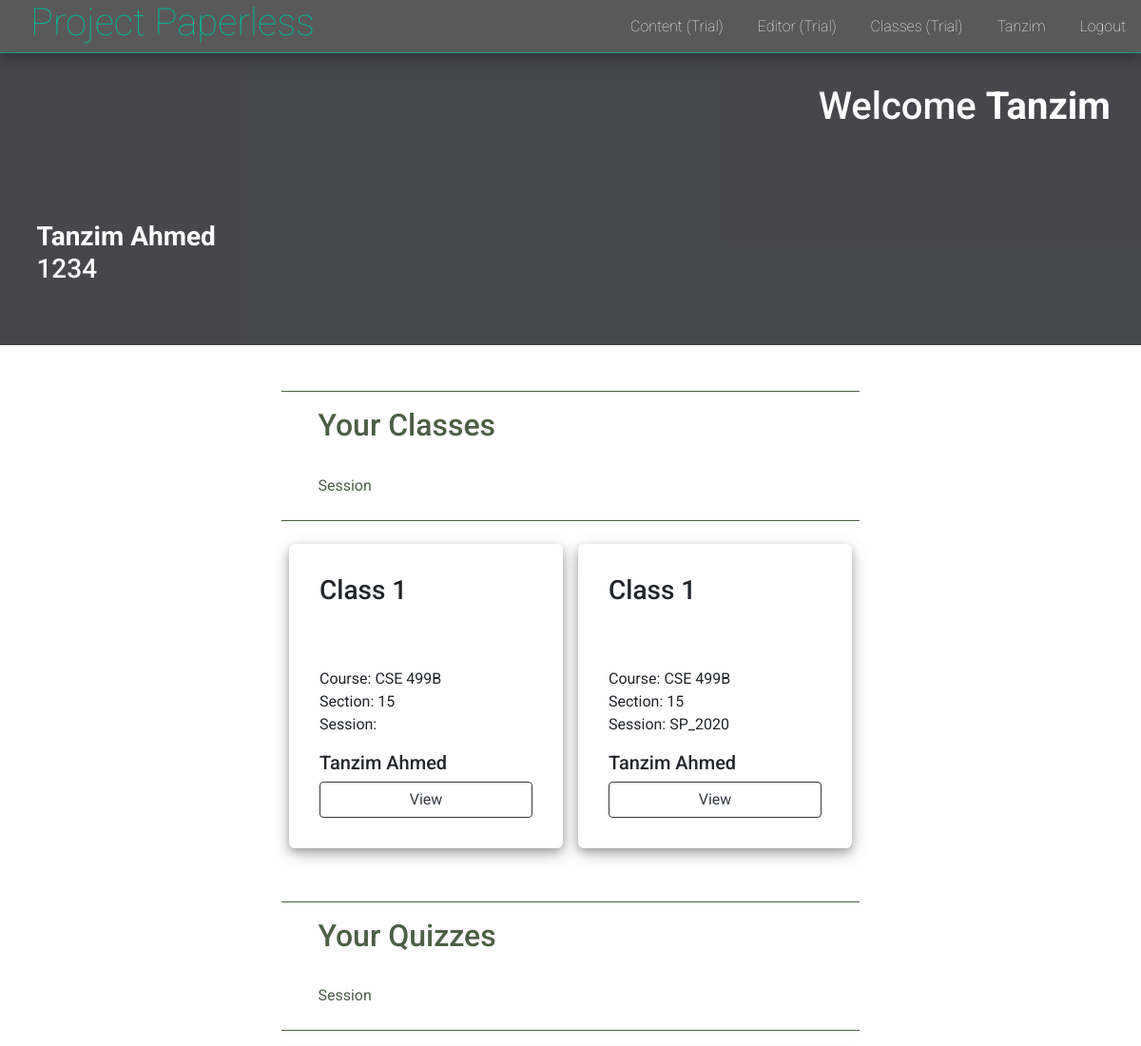
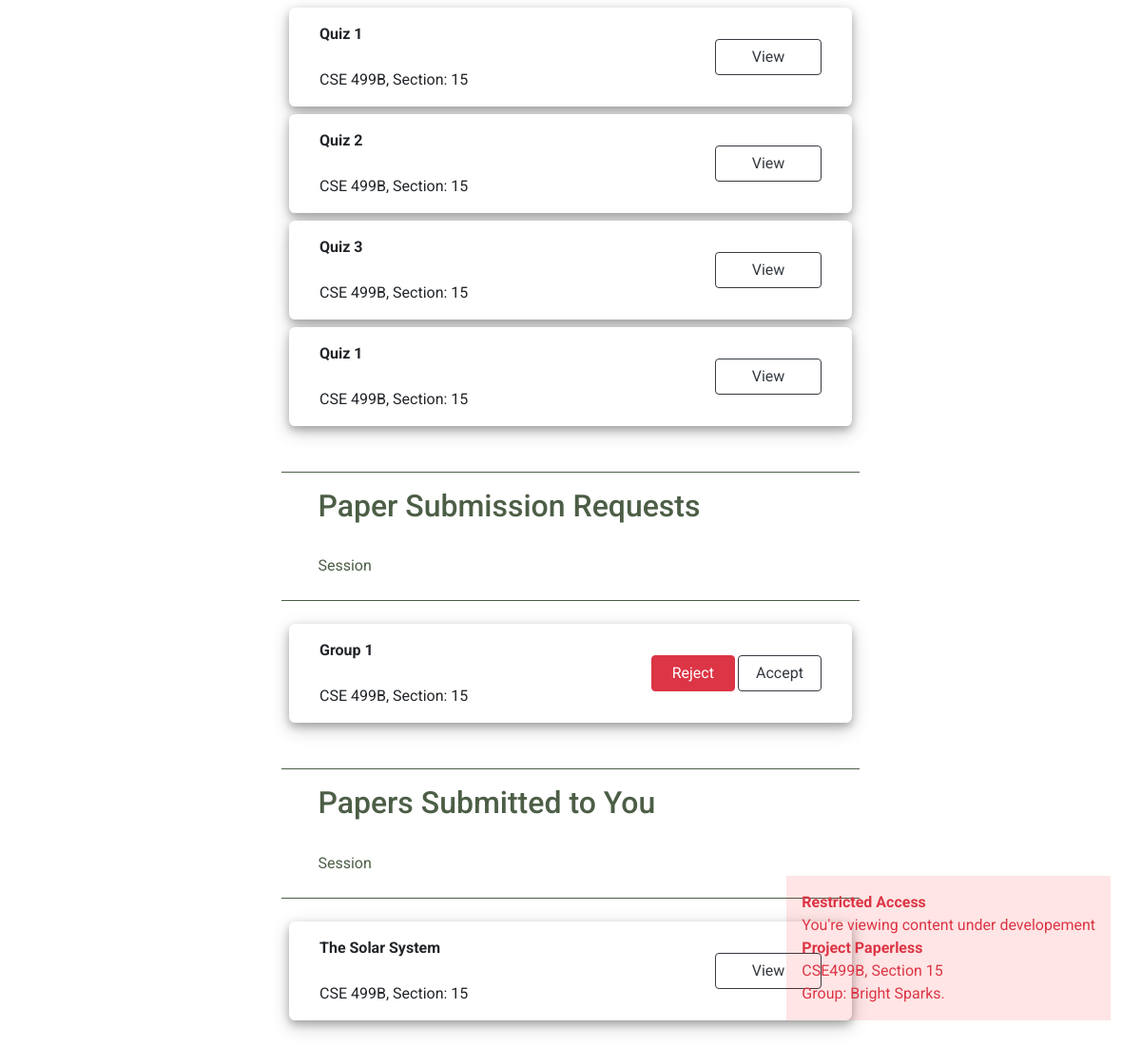
Page /dashboard/ (signed in) on the committed database (2 pictures, top to bottom).
### users/models.py (models this page shows)
class User(AbstractUser):
    username = models.CharField(
        error_messages={'unique': 'A user with that username already exists.'},
        help_text='Required. 10 characters or fewer.',
        max_length=10,
        unique=True,
        primary_key=True,
        validators=[UnicodeUsernameValidator(), MinLengthValidator(3)],
        verbose_name='username')
    is_educator = models.BooleanField(default=False)

### classrooms/models.py (models this page shows, shortened)
class Classroom(models.Model):
    id = models.CharField(max_length=128, primary_key=True)
    name = models.CharField(max_length=128)
    semester = models.CharField(max_length=12)
    course_code = models.CharField(max_length=30)
    section = models.IntegerField()
    students = models.ManyToManyField('users.User', related_name='class_room')
    instructor = models.ForeignKey('users.User', related_name='classroom', on_delete=models.CASCADE)
    class Meta:
        constraints = [
            models.UniqueConstraint(fields=['course_code', 'section', 'semester'], name='unique_classroom')
        ]
    def __str__(self):
        return f'{self.id}_{self.name}'

class Quiz(models.Model):
    title = models.CharField(max_length=128)
    classroom = models.ForeignKey(Classroom, on_delete=models.CASCADE, related_name='quiz')
    students = models.ManyToManyField('users.User', related_name='quizzes', through='Performance')
    is_open = models.BooleanField(default=False)
    is_running = models.BooleanField(default=False)
    is_taken = models.BooleanField(default=False)
    due_date = models.DateField()
    class Meta:
        constraints = [
            models.UniqueConstraint(fields=['classroom', 'title'], name='unique_quiz')
        ]
    def __str__(self):
        return f'{self.title}'

### documents/models.py (models this page shows, shortened)
class Document(models.Model):
    group = models.ForeignKey('learners.Group', on_delete=models.CASCADE, related_name='document')
    title = models.CharField(max_length=250)
    paper = models.FileField(storage=paper_storage, upload_to=user_directory_path)
    information = models.CharField(max_length=250, null=True)
    date_uploaded = models.DateTimeField(auto_now_add=True, editable=False)
    date_updated = models.DateTimeField(auto_now=True)
    def __str__(self):
        return f'Paper: {self.paper.name}, submitted by: {self.group}, to {self.group.instructor}'

### learners/models.py (models this page shows, shortened)
class Group(models.Model):
    course_code = models.CharField(max_length=30)
    section = models.IntegerField()
    name = models.CharField(max_length=128)
    status = models.CharField(max_length=12)
    instructor = models.ForeignKey('users.User', related_name='submission_group', on_delete=models.CASCADE)
    members = models.ManyToManyField('users.User')
    class Meta:
        constraints = [
            models.UniqueConstraint(fields=['course_code', 'section', 'name'], name='unique_group')
        ]
    def __str__(self):
        return f'{self.course_code}.{self.section}_{self.name}'

### users/views.py (the view, shortened to what this page needs)
# urls.py: path('dashboard/', DashboardView.as_view(), name='dashboard'),
class DashboardView(UserViews):
    def teacher_view(self):
        return teacher_dashboard(self.request)

### educators/views.py (called while the page is built)
@login_required(login_url='users:login')
def dashboard(request):
    groups = request.user.group_set.all()
    classrooms = request.user.classroom.all()
    quizzes = []
    papers = []
    paper_requests = []
    for group in groups:
        if group.status == 'ACCEPTED':
            for paper in group.document.all():
                papers.append(paper)
        elif group.status == 'REQUESTED':
            for paper in group.document.all():
                paper_requests.append(paper)
    for classroom in classrooms:
        for quiz in classroom.quiz.all():
            quizzes.append(quiz)
    context = {
        'classrooms': classrooms,
        'quizzes': quizzes,
        'groups': groups,
        'papers': papers,
        'paper_requests': paper_requests
    }
    print(context)
    return render(request, 'educators/dashboard.html', context)

### project_paperless/utils.py (called while the page is built)
    @method_decorator(login_required(login_url='users:login'))
    def get(self, request):
        self.request = request
        return self.user_view()

    def user_view(self):
        if self.request.user.is_educator:
            return self.teacher_view()
        else:
            return self.student_view()

### templates/educators/dashboard.html
{% extends 'layout.html' %}
{% block body %}
<div class="user_dashboard">
  <div class="header container">
    <div class="text-right welcome">
      <h1>Welcome <strong>{{ request.user.first_name }}</strong></h1>
    </div>
    <div class="user_info">
      <h3>
        <strong>{{ request.user.get_full_name }}</strong>
        <br>
        {{ request.user.username }}
      </h3>
    </div>
  </div>
  <div class="dashboard container">
    <div class="area">
      <div class="area_header">
        <h2> Your Classes </h2>
        <br>
        <p>Session</p>
      </div>
      <div class="card_container">
        {% for classroom in classrooms %}
          <div class="items_card">
            <div class="items">
              <h3>{{ classroom.name }}</h3>
              <div class="card_info">
                <p>
                  Course: {{ classroom.course_code }} <br>
                  Section: {{ classroom.section }} <br>
                  Session: {{ classroom.semester }} <br>
                </p>
                <h5>{{ classroom.instructor.get_full_name }}</h5>
                <a href="{% url 'classrooms:show' classroom.id %}" class="btn btn-outline-dark">View</a>
              </div>
            </div>
          </div>
        {% endfor %}
      </div>
    </div>
    <div class="area">
      <div class="area_header">
        <h2> Your Quizzes </h2>
        <br>
        <p>Session</p>
      </div>
      <div class="card_container">
        {% for quiz in quizzes %}
          <div class="items_card items_card_fluid paper_list">
            <div class="items">
              <p>
                <strong>{{ quiz.title }}</strong>
                <br>
                <br>
                {{ quiz.classroom.course_code }},
                Section: {{ quiz.classroom.section }}
              </p>
              <div class="text-right">
                <a href="{% url 'classrooms:show_quiz' quiz.classroom.id quiz.id %}" class="btn btn-outline-dark">
                  View
                </a>
              </div>
            </div>
          </div>
        {% endfor %}
      </div>
    </div>
    <div class="area">
      <div class="area_header">
        <h2> Paper Submission Requests </h2>
        <br>
        <p>Session</p>
      </div>
      <div class="card_container">
        {% for paper in papers %}
          <div class="items_card items_card_fluid paper_list">
            <div class="items">
              <p>
                <strong>{{ paper.group.name }}</strong>
                <br>
                <br>
                {{ paper.group.course_code }},
                Section: {{ paper.group.section }}
              </p>
              <div class="text-right paper_request_buttons">
                <a href="" class="btn btn-danger">Reject</a>
                <a href="" class="btn btn-outline-dark">Accept</a>
              </div>
            </div>
          </div>
        {% endfor %}
      </div>
    </div>
    <div class="area">
      <div class="area_header">
        <h2> Papers Submitted to You </h2>
        <br>
        <p>Session</p>
      </div>
      <div class="card_container">
        {% for paper in papers %}
          <div class="items_card items_card_fluid paper_list">
            <div class="items">
              <p>
                <strong>{{ paper.title }}</strong>
                <br>
                <br>
                {{ paper.group.course_code }},
                Section: {{ paper.group.section }}
              </p>
              <div class="text-right">
                <a href="" class="btn btn-outline-dark"> View</a>
              </div>
            </div>
          </div>
        {% endfor %}
      </div>
    </div>
  </div>
</div>
{% endblock %}

### templates/includes/_navbar.html
<nav id="navigation_bar">
  <h1 id="logo"><a href="/">Project Paperless</a></a></h1>
  <div id="navigation_links">
    <ul>
      <li><a href="/content/">Content (Trial)</a></li>
      <li><a href="/content/editor/">Editor (Trial)</a></li>
      {% if request.user.is_authenticated %}
        <li><a href="/classroom/">Classes (Trial)</a></li>
        <li><a href="/dashboard/">{{ request.user.first_name }}</a></li>
        <li><a href="/logout/">Logout</a></li>
      {% else %}
        <li><a href="/login/">Login</a></li>
        <li><a href="/student/register/">Register</a></li>
      {% endif %}
    </ul>
  </div>
</nav>

### static/style.css (style rules this page uses)
body { margin: 0; padding: 0; font-family: 'Roboto', sans-serif; }
nav { position: fixed; top: 0; background-color: rgba(48, 48, 48, 0.8); border-bottom: 1px solid rgba(0, 184, 148,0.8); box-shadow: 0 4px 8px 0 rgba(0, 0, 0, 0.2), 0 6px 20px 0 rgba(0, 0, 0, 0.19); width: 100%; height: 3.5rem; z-index: 7; }
#logo { display: inline-block; height: 3.5rem; padding-left: 2rem; padding-right: 2rem; }
#logo a { color: #00b894; text-decoration: none; font-weight: 100; }
#navigation_links { display: inline-block; position: absolute; height: 3.5rem; right: 0; }
#navigation_links li { display: inline-block; vertical-align: middle; padding: 1rem; margin: 0; }
#navigation_links a { color: white; font-weight: 100; }
.user_dashboard { position: relative; width: 100%; min-height: 100vh; padding-top: 3.5rem; }
.user_dashboard .header { width: 100%; padding-top: 2rem; padding-bottom: 2rem; margin-bottom: 1rem; background-color: rgb(39, 40, 44); color: white; opacity: 0.85; }
.user_dashboard .welcome { padding-right: 2rem; }
.user_dashboard .dashboard { display: flex; flex-wrap: wrap; justify-content: center; padding-top: 1rem; }
.user_dashboard .container { max-width: 1275px; padding-left: 0; padding-right: 0; }
.header .user_info { position: relative; margin-top: 5rem; width: 100%; padding: 1rem 2.4rem 0.5rem 2.4rem; margin-bottom: 1rem; }
.dashboard .area { width: 38rem; margin: 1rem 0.5%; padding-bottom: 1rem; }
.dashboard .area_header { width: 100%; padding: 1rem 2.4rem 0.5rem 2.4rem; margin-bottom: 1rem; border-top: 1px solid rgb(76, 94, 70); border-bottom: 1px solid rgb(76, 94, 70); color: rgb(76, 94, 70); }
.dashboard .card_container { display: flex; flex-wrap: wrap; justify-content: center; align-content: space-between; }
.dashboard .items_card, .dashboard .forms_card { width: 18rem; height: 20rem; background-color: white; box-shadow: 0 4px 8px 0 rgba(0, 0, 0, 0.25), 0 6px 20px 0 rgba(0, 0, 0, 0.20); border-radius: 0.4rem; padding: 2rem; margin: 0.5rem; }
.dashboard .items_card .items, .dashboard .forms_card .items { position: relative; width: 100%; height: 100%; }
.dashboard .items_card .items .card_info { position: absolute; width: 100%; bottom: 0; left: 0; }
.dashboard .items_card a, .dashboard .items_card button { width: 100%; }
.dashboard .items_card_fluid { position: relative; width: 100%; height: 6.5rem; margin-bottom: 0; padding-top: 1rem; padding-bottom: 1rem; }
.dashboard .items_card_fluid a { width: 7rem; margin-left: 2rem; display: inline-block; }
.items .text-right { position: absolute; height: 100%; display: flex; align-items: center; right: 0; top: 0; }
.user_dashboard .paper_request_buttons a { margin-left: 0.2rem; width: 5.5rem; }

### rows in the picture
User: user.first_name "Tanzim", user.get_full_name "Tanzim Ahmed", user.username "1234"
Classroom: name "Class 1", course_code "CSE 499B", section "15", instructor.get_full_name "Tanzim Ahmed"
Classroom: name "Class 1", course_code "CSE 499B", section "15", semester "SP_2020", instructor.get_full_name "Tanzim Ahmed"
Quiz: title "Quiz 1", classroom.course_code "CSE 499B", classroom.section "15"
Quiz: title "Quiz 2", classroom.course_code "CSE 499B", classroom.section "15"
Quiz: title "Quiz 3", classroom.course_code "CSE 499B", classroom.section "15"
Quiz: title "Quiz 1", classroom.course_code "CSE 499B", classroom.section "15"
Document: group.name "Group 1", group.course_code "CSE 499B", group.section "15", title "The Solar System"
